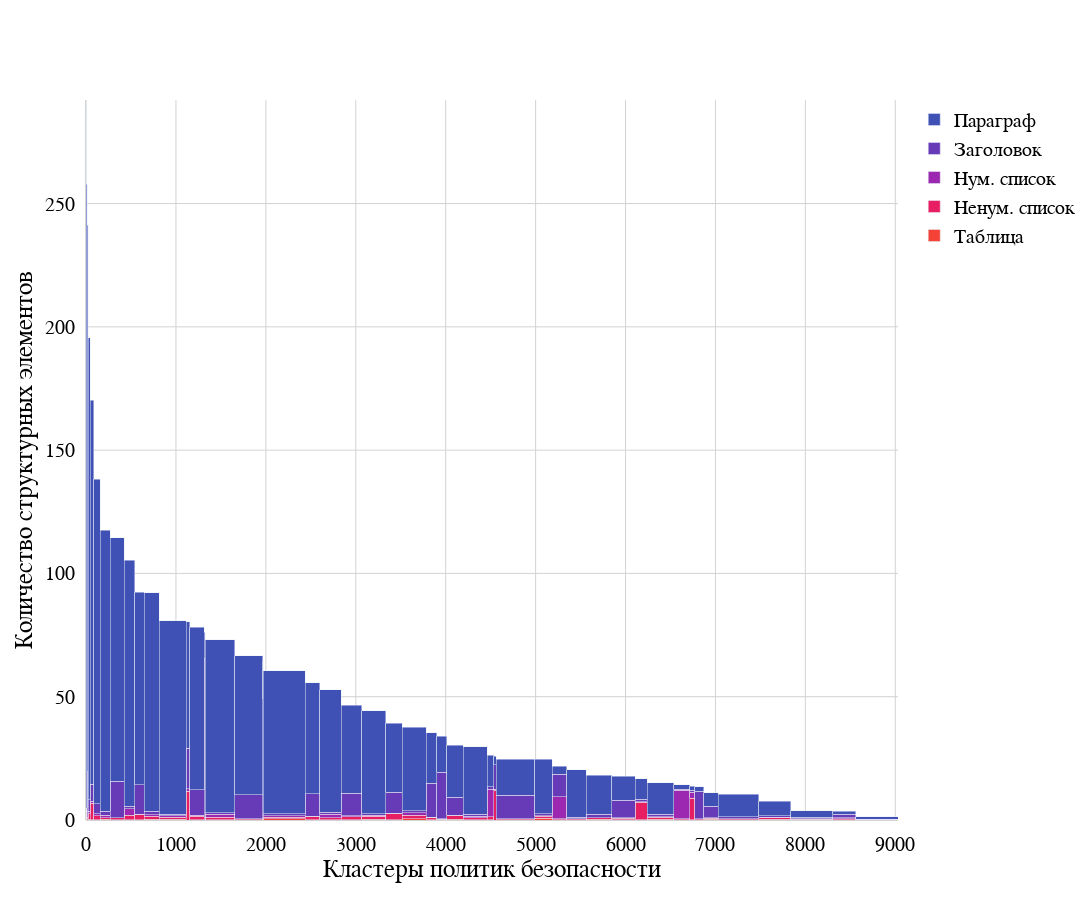

This figure's notebook cell:
### Code cell
import plotly.graph_objects as go

from config import COLORS_D


fig = go.Figure()

for i, r in enumerate(sorted_clusters_cnt.transpose()):
    fig.add_trace(
        go.Bar(
            x=np.cumsum(sorted_widths)-sorted_widths, y=r,
            name=KEYS[i].capitalize(),
            width=sorted_widths,
            offset=0))

fig.update_layout(
    font=dict(family='Times New Roman', size=20, color='black'),
    plot_bgcolor='rgba(0, 0, 0, 0)',
    margin=dict(pad=10),
    colorway=COLORS_D,
    barmode='stack',
    width=1600,
    height=900)

fig.update_xaxes(
    title=dict(
        font=dict(family='Times New Roman', size=25, color='black'),
        text='Кластеры политик безопасности'),
    zerolinecolor='lightgrey',
    gridcolor='lightgrey',
    tickformat='000', 
    showgrid=True, 
    tickangle=0,
    ticklen=10)

fig.update_yaxes(
    title=dict(
        font=dict(family='Times New Roman', size=25, color='black'),
        text='Количество структурных элементов'),
    range=[0, max([sum(s) for s in scores])],
    zerolinecolor='lightgrey',
    gridcolor='lightgrey',
    tickformat='000',
    showgrid=True, 
    tickangle=0, 
    ticklen=10)

fig
